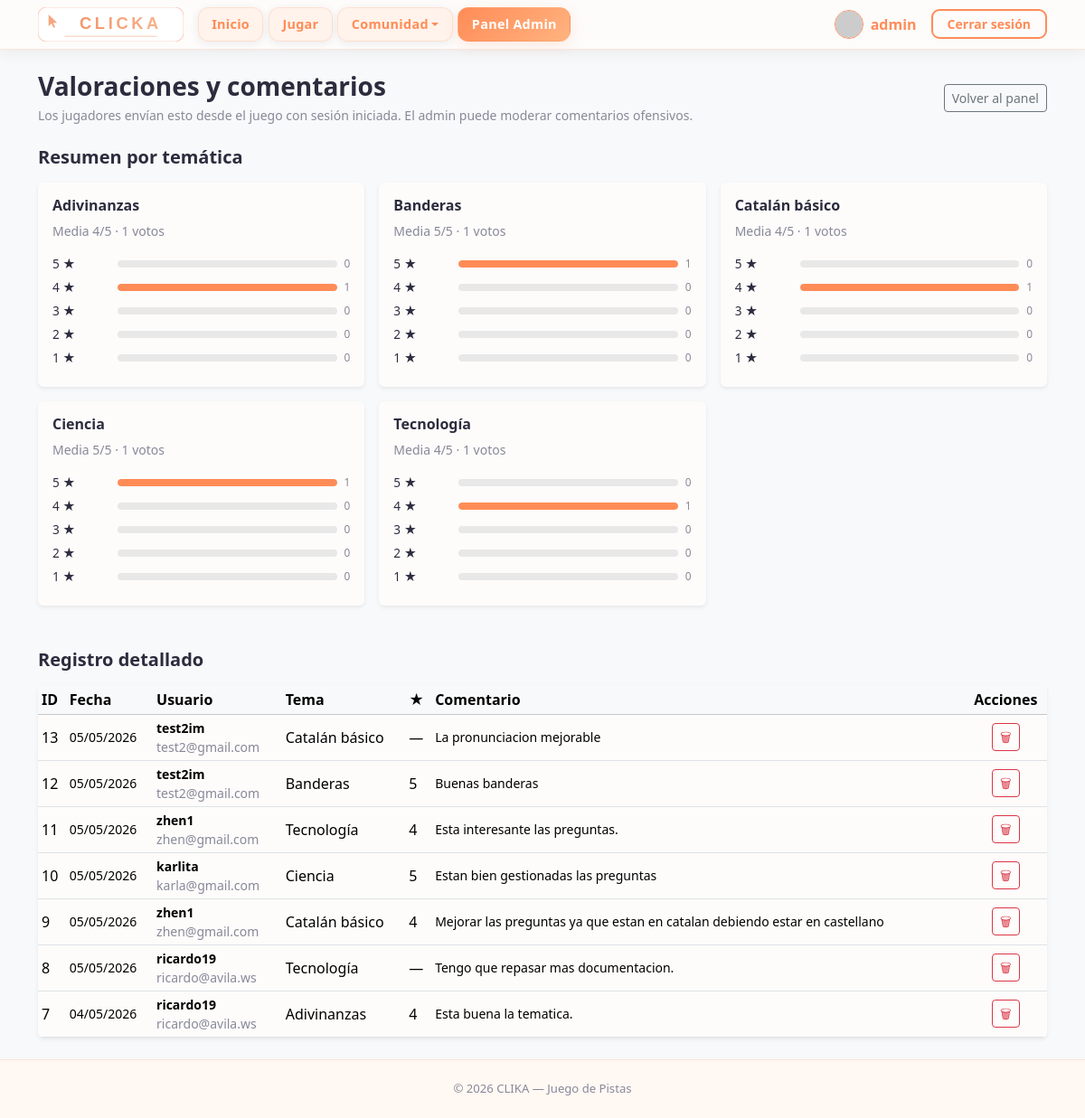
The app's page /pages/admin_feedback.php (signed in) with its own data.
### tables this page shows
CREATE TABLE app_feedback (
            id INTEGER PRIMARY KEY AUTOINCREMENT,
            usuario_id INTEGER NULL,
            estrellas INTEGER NULL,
            comentario TEXT NULL,
            tema TEXT NULL,
            created_at TEXT NOT NULL DEFAULT CURRENT_TIMESTAMP
        );

CREATE TABLE usuarios (
    id INTEGER PRIMARY KEY AUTOINCREMENT,
    username TEXT NOT NULL UNIQUE,
    password_hash TEXT NOT NULL,
    rol TEXT NOT NULL DEFAULT 'jugador',
    puntos INTEGER NOT NULL DEFAULT 0,
    created_at TEXT NOT NULL DEFAULT CURRENT_TIMESTAMP
, foto TEXT DEFAULT 'default.png', nombre_usuario TEXT NOT NULL);

### pages/admin_feedback.php (the view, shortened to what this page needs)
<?php
require_once dirname(__DIR__) . '/includes/db.php';
$byTema = [];
$rows   = [];
try {
    $exists = (int) $db->querySingle("SELECT 1 FROM sqlite_master WHERE type='table' AND name='app_feedback' LIMIT 1");
    if ($exists === 1) {
        $res = $db->query(
            "SELECT f.tema, f.estrellas, COUNT(*) AS c
             FROM app_feedback f
             WHERE f.tema IS NOT NULL AND TRIM(f.tema) != ''
               AND f.estrellas BETWEEN 1 AND 5
             GROUP BY f.tema, f.estrellas"
        );
        while ($row = $res->fetchArray(SQLITE3_ASSOC)) {
            $t = (string) $row['tema'];
            $s = (int) $row['estrellas'];
            if (!isset($byTema[$t])) {
                $byTema[$t] = [1 => 0, 2 => 0, 3 => 0, 4 => 0, 5 => 0];
            }
            $byTema[$t][$s] = (int) $row['c'];
        }
        ksort($byTema, SORT_NATURAL | SORT_FLAG_CASE);
        $res2 = $db->query(
            "SELECT f.id, f.tema, f.estrellas, f.comentario, f.created_at,
                    u.username AS user_email, u.nombre_usuario AS nombre_usuario
             FROM app_feedback f
             LEFT JOIN usuarios u ON u.id = f.usuario_id
             ORDER BY f.id DESC
             LIMIT 250"
        );
        while ($row = $res2->fetchArray(SQLITE3_ASSOC)) {
            $rows[] = $row;
        }
    }
} catch (Throwable $e) {
    $error = 'No se pudieron cargar los datos.';
    error_log('admin_feedback: ' . $e->getMessage());
}
?>
<!DOCTYPE html>
<html lang="es">
<head>
  <?php include '../includes/head.php'; ?>
</head>
<body class="bg-light">
  <?php include '../includes/menu.php'; ?>
  <main class="container py-4">
    <div class="d-flex flex-wrap justify-content-between align-items-center gap-2 mb-4">
      <div>
        <h1 class="h3 fw-bold mb-1">Valoraciones y comentarios</h1>
        <p class="text-muted small mb-0">Los jugadores envían esto desde el juego con sesión iniciada. El admin puede moderar comentarios ofensivos.</p>
      </div>
      <a href="admin_config.php" class="btn btn-outline-secondary btn-sm">Volver al panel</a>
    </div>
    <?php if ($byTema !== []): ?>
      <h2 class="h5 fw-bold mb-3">Resumen por temática</h2>
      <div class="row g-3 mb-5">
        <?php foreach ($byTema as $nombreTema => $counts): ?>
          <?php
          $total = array_sum($counts);
          $sum = 0;
          for ($st = 1; $st <= 5; $st++) {
              $sum += $st * $counts[$st];
          }
          $avg = $total > 0 ? round($sum / $total, 2) : 0;
          ?>
          <div class="col-md-6 col-lg-4">
            <div class="card h-100 shadow-sm border-0">
              <div class="card-body">
                <h3 class="h6 fw-bold"><?php echo htmlspecialchars($nombreTema); ?></h3>
                <p class="small text-muted">Media <?php echo htmlspecialchars((string) $avg); ?>/5 · <?php echo (int) $total; ?> votos</p>
                <?php for ($st = 5; $st >= 1; $st--): ?>
                  <?php
                  $n   = $counts[$st];
                  $pct = $total > 0 ? round(100 * $n / $total) : 0;
                  ?>
                  <div class="opinion-star-row">
                    <span class="text-nowrap" style="width:4rem"><?php echo $st; ?> ★</span>
                    <div class="opinion-star-bar"><i style="width:<?php echo (int) $pct; ?>%"></i></div>
                    <span class="text-muted small"><?php echo (int) $n; ?></span>
                  </div>
                <?php endfor; ?>
              </div>
            </div>
          </div>
        <?php endforeach; ?>
      </div>
    <?php endif; ?>
    <h2 class="h5 fw-bold mb-3">Registro detallado</h2>
    <?php if ($rows === []): ?>
      <p class="text-muted">No hay filas en <code>app_feedback</code>.</p>
    <?php else: ?>
      <div class="table-responsive card shadow-sm border-0">
        <table class="table table-sm table-hover align-middle mb-0 admin-feedback-detail-table">
          <thead class="table-light">
            <tr>
              <th>ID</th>
              <th>Fecha</th>
              <th>Usuario</th>
              <th>Tema</th>
              <th>★</th>
              <th>Comentario</th>
              <th class="text-center">Acciones</th>
            </tr>
          </thead>
          <tbody>
            <?php foreach ($rows as $r): ?>
              <?php
              $rawAt        = $r['created_at'] ?? '';
              $fechaSoloDia = '';
              if ($rawAt !== null && (string) $rawAt !== '') {
                  $rawStr = (string) $rawAt;
                  $ts     = strtotime($rawStr);
                  $fechaSoloDia = $ts !== false ? date('d/m/Y', $ts) : preg_replace('/\s.*$/', '', $rawStr);
              }
              ?>
              <tr>
                <td><?php echo (int) $r['id']; ?></td>
                <td class="text-nowrap small"><?php echo htmlspecialchars($fechaSoloDia); ?></td>
                <td class="small">
                  <?php
                  $nom = (string) ($r['nombre_usuario'] ?? '');
                  $em  = (string) ($r['user_email'] ?? '');
                  if ($nom !== '') {
                      echo '<span class="fw-semibold">' . htmlspecialchars($nom) . '</span>';
                      if ($em !== '') {
                          echo '<br>';
                      }
                  }
                  echo $em !== '' ? '<span class="text-muted">' . htmlspecialchars($em) . '</span>' : '—';
                  ?>
                </td>
                <td><?php echo htmlspecialchars((string) ($r['tema'] ?? '')); ?></td>
                <td><?php echo $r['estrellas'] !== null && $r['estrellas'] !== '' ? (int) $r['estrellas'] : '—'; ?></td>
                <td class="small"><?php echo $r['comentario'] !== null && $r['comentario'] !== ''
                    ? nl2br(htmlspecialchars((string) $r['comentario']))
                    : '—'; ?></td>
                <td class="text-center">
                  <button
                    type="button"
                    class="btn btn-sm btn-outline-danger js-delete-feedback-open"
                    title="Eliminar comentario ofensivo"
                    aria-label="Eliminar comentario ofensivo"
                    data-bs-toggle="modal"
                    data-bs-target="#deleteFeedbackModal"
                    data-delete-url="<?php echo htmlspecialchars('../processes/delete_feedback.proc.php?id=' . (int) $r['id'], ENT_QUOTES, 'UTF-8'); ?>">&#128465;</button>
                </td>
              </tr>
            <?php endforeach; ?>
          </tbody>
        </table>
      </div>
    <?php endif; ?>
  </main>
  <?php include '../includes/foot.php'; ?>
</body>
</html>

### assets/css/styles.css (style rules this page uses)
:root { --clika-bg: #FDFCFB; --clika-card-bg: #FFFFFF; --clika-surface: #FFF3EB; --clika-primary: #FF8C57; --clika-primary-hover: #F07040; --clika-accent: #FFB380; --clika-text: #2C2C3E; --clika-muted: #888899; --clika-border: rgba(255, 140, 87, 0.18); --clika-border-strong: rgba(255, 140, 87, 0.38); --clika-shadow: rgba(255, 140, 87, 0.18); --clika-shadow-dark: rgba(44, 44, 62, 0.08); --font-heading: ui-sans-serif, system-ui, -apple-system, 'Segoe UI', Roboto, 'Helvetica Neue', Arial, sans-serif; --font-body: ui-sans-serif, system-ui, -apple-system, 'Segoe UI', Roboto, 'Helvetica Neue', Arial, sans-serif; --bs-body-bg: var(--clika-bg); --bs-body-color: var(--clika-text); --bs-primary: var(--clika-primary); --bs-primary-rgb: 255, 140, 87; }
*, *::before, *::after { box-sizing: border-box; }
body { background-color: var(--clika-bg); color: var(--clika-text); font-family: var(--font-body); min-height: 100vh; display: flex; flex-direction: column; }
main { flex: 1 0 auto; }
h1, h2, h3, h4, h5, h6, .navbar-brand { font-family: var(--font-heading); }
.text-muted { color: var(--clika-muted) !important; }

### pages/admin_feedback.php (style rules this page uses)
.opinion-star-row { display: flex; align-items: center; gap: .5rem; margin-bottom: .35rem; font-size: .85rem; }
.opinion-star-bar { flex: 1; height: 8px; background: #e8e8e8; border-radius: 4px; overflow: hidden; min-width: 40px; }
.opinion-star-bar > i { display: block; height: 100%; background: var(--bs-primary); border-radius: 4px; }
.admin-feedback-detail-table th:last-child, .admin-feedback-detail-table td:last-child { min-width: 38%; }
.admin-feedback-detail-table td:last-child { word-break: break-word; }

### records on screen
app_feedback: id "13", created_at "05/05/2026", usuario.nombre_usuario "test2im", usuario.username "test2@gmail.com", tema "Catalán básico", comentario "La pronunciacion mejorable"
app_feedback: id "12", created_at "05/05/2026", usuario.nombre_usuario "test2im", usuario.username "test2@gmail.com", tema "Banderas", estrellas "5", comentario "Buenas banderas"
app_feedback: id "11", created_at "05/05/2026", usuario.nombre_usuario "zhen1", usuario.username "zhen@gmail.com", tema "Tecnología", estrellas "4", comentario "Esta interesante las preguntas."
app_feedback: id "10", created_at "05/05/2026", usuario.nombre_usuario "karlita", usuario.username "karla@gmail.com", tema "Ciencia", estrellas "5", comentario "Estan bien gestionadas las preguntas"
app_feedback: id "9", created_at "05/05/2026", usuario.nombre_usuario "zhen1", usuario.username "zhen@gmail.com", tema "Catalán básico", estrellas "4", comentario "Mejorar las preguntas ya que estan en catalan debiendo estar en castellano"
app_feedback: id "8", created_at "05/05/2026", usuario.nombre_usuario "ricardo19", usuario.username "ricardo@avila.ws", tema "Tecnología", comentario "Tengo que repasar mas documentacion."
app_feedback: id "7", created_at "04/05/2026", usuario.nombre_usuario "ricardo19", usuario.username "ricardo@avila.ws", tema "Adivinanzas", estrellas "4", comentario "Esta buena la tematica."

### other values on screen
$navName "admin"
$nombreTema "Adivinanzas"
$avg "4"
$total "1"
$n "0"
$n "1"
$nombreTema "Banderas"
$avg "5"
$nombreTema "Catalán básico"
$nombreTema "Ciencia"
$nombreTema "Tecnología"
